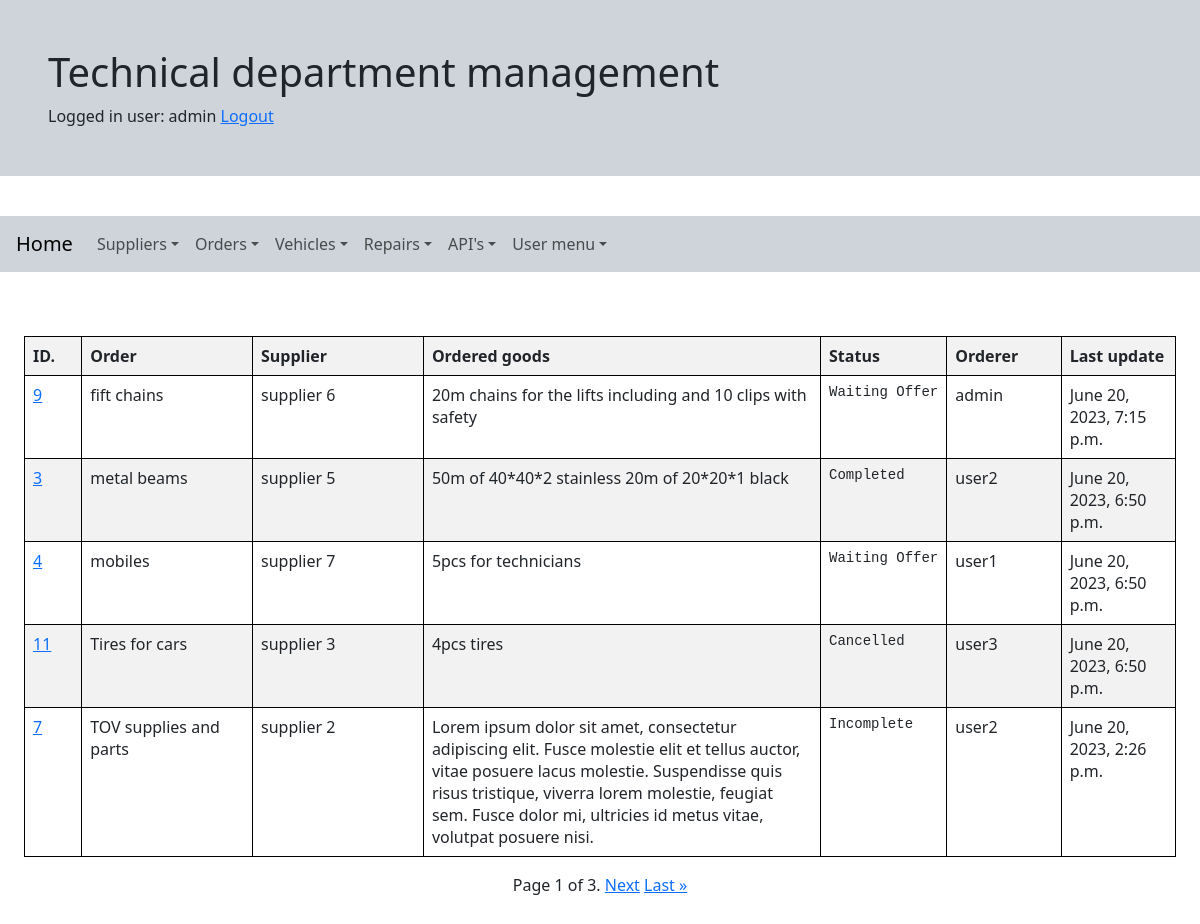
The app's page /order_list/ (signed in) with its own data.
### accounts/models.py (models this page shows)
class CustomUser(AbstractUser):
    is_technician = models.BooleanField(default=False, null=True)
    is_orderer = models.BooleanField(default=False, null=True)
    is_observer = models.BooleanField(default=False, null=True)
    def __str__(self):
        return self.username

### orders/models.py (models this page shows, shortened)
class Order(models.Model):
    ORDER_STATUS = (
        ('Waiting Offer', 'Waiting Offer'),
        ('Awaiting Delivery', 'Awaiting Delivery'),
        ('Incomplete', 'Incomplete'),
        ('Completed', 'Completed'),
        ('Cancelled', 'Cancelled')
    )
    order = models.CharField(max_length=50, verbose_name="Order title")
    order_supplier = models.ForeignKey(Supplier, on_delete=models.CASCADE)
    body = models.TextField(max_length=500, verbose_name="Ordered goods")
    author = models.ForeignKey(settings.AUTH_USER_MODEL, on_delete=models.CASCADE)
    order_status = models.CharField(max_length=20, default="Waiting Offer", choices=ORDER_STATUS, null=False)
    created_at = models.DateTimeField(auto_now_add=True)
    updated_at = models.DateTimeField(auto_now=True)

class Supplier(models.Model):
    supplier_name = models.CharField(max_length=50, null=False, unique=True)
    address = models.CharField(max_length=75)
    vat = models.CharField(max_length=20, unique=True)
    phone = models.CharField(max_length=20)
    def __str__(self):
        return self.supplier_name

### orders/views.py (the view, shortened to what this page needs)
# urls.py: path('order_list/', login_required(OrderListView.as_view()), name='order_list'),
class OrderListView(ListView):
  paginate_by = 5
  model = Order
  ordering = ['-updated_at']
  template_name = "order_list.html"

### templates/orders/order_list.html (shortened to what this page needs)
{% extends "base.html" %}
{% block content %}
<div class="container-fluid">
    {% if order_list %}
    <div class="table-responsive">
        <table class="table table-striped" style="border:1px solid black" width="90%">
            <tr>
                <div class="col-sm-1">
                    <th style="border:1px solid black; width: 5%">ID.</th>
                </div>
                <div class="col-sm-2">
                    <th style="border:1px solid black; width: 15%">Order</th>
                </div>
                <div class="col-sm-2">
                    <th style="border:1px solid black; width: 15%">Supplier</th>
                </div>
                <div class="col-sm-5">
                    <th style="border:1px solid black; width: 35%">Ordered goods</th>
                </div>
                <div class="col-sm-5">
                    <th style="border:1px solid black; width: 10%">Status</th>
                </div>
                <div class="col-sm-1">
                    <th style="border:1px solid black; width: 10%">Orderer</th>
                </div>
                <div class="col-sm-1">
                    <th style="border:1px solid black; width: 10%">Last update</th>
                </div>
            </tr>
            {% for order in order_list %}
            <tr>
                <div class="col-sm-1">
                    <td style="border:1px solid black"><a href="{% url 'order_detail' order.pk %}">{{order.pk}}</a></td>
                </div>
                <div class="col-sm-2">
                    <td style="border:1px solid black">{{ order.order }}</td>
                </div>
                <div class="col-sm-2">
                    <td style="border:1px solid black">{{ order.order_supplier }}</td>
                </div>
                <div class="col-sm-5">
                    <td style="border:1px solid black">
                        {{ order.body }}
                    </td>
                </div>
                <div class="col-sm-5">
                    <td style="border:1px solid black">
                        <pre>{{ order.order_status }}</pre>
                    </td>
                </div>
                <div class="col-sm-1">
                    <td style="border:1px solid black">{{ order.author }}</td>
                </div>
                <div class="col-sm-1">
                    <td style="border:1px solid black">{{ order.updated_at }}</td>
                </div>
            </tr>
            {% endfor %}
        </table>
    </div>
    {% include "pagination.html" %}
    {% else %}
    <div style="text-align: center">
        <h3>Order list is empty.</h3>
    </div>
    {% endif %}
</div>
{% endblock %}

### templates/base.html (shortened to what this page needs)
{% load static %}
<html lang="en">
<head>
  <link href="https://cdn.jsdelivr.net/npm/bootstrap@5.3.0/dist/css/bootstrap.min.css" rel="stylesheet"
>
</head>
<div class="row mb-2">
  <div class="p-5 mb-4 bg-dark-subtle rounded-3">
    <div class="container" style="align-content: center">
      <h1>Technical department management</h1>
    </div>
    <div class="container" style="align-content: center">
      <span>
        {% if request.user.is_authenticated %}
        Logged in user: {{ request.user }}
        <a href="{% url  'logout' %}">Logout</a>
        {% else %}
        <a href="{% url 'login' %}">Login</a>
        {% endif %}
      </span>
    </div>
  </div>
</div>
<div class="row p-2 mb-2 ">
  <nav class="navbar navbar-expand-lg bg-dark-subtle p-2 mb-4">
    <div class="container-fluid">
      <a class="navbar-brand" href="{% url 'index' %}">Home</a>
      <div class="collapse navbar-collapse" id="myNavBar">
        <ul class="navbar-nav me-auto mb-2 mb-lg-0">
          <li class="nav-item dropdown">
            <a class="nav-link dropdown-toggle" data-bs-toggle="dropdown" href="#" role="button"
              aria-expanded="false">Suppliers</a>
          </li>
          <li class="nav-item dropdown">
            <a class="nav-link dropdown-toggle" data-bs-toggle="dropdown" href="#" role="button"
              aria-expanded="false">Orders</a>
          </li>
          <li class="nav-item dropdown">
            <a class="nav-link dropdown-toggle" data-bs-toggle="dropdown" href="#" role="button"
              aria-expanded="false">Vehicles</a>
          </li>
          <li class="nav-item dropdown">
            <a class="nav-link dropdown-toggle" data-bs-toggle="dropdown" href="#" role="button"
              aria-expanded="false">Repairs</a>
          </li>
          <li class="nav-item dropdown">
            <a class="nav-link dropdown-toggle" data-bs-toggle="dropdown" href="#" role="button"
              aria-expanded="false">API's</a>
          </li>
          <li class="nav-item dropdown">
            <a class="nav-link dropdown-toggle" data-bs-toggle="dropdown" href="#" role="button"
              aria-expanded="false">User menu</a>
          </li>
        </ul>
      </div>
    </div>
  </nav>
</div>
<div class="row p-4 mb-2">
  {% block content %}{% endblock %}
</div>
</body>
</html>

### records on screen
CustomUser: user "admin"
Order: pk "9", order "fift chains", order_supplier "supplier 6", body "20m chains for the lifts including and 10 clips with safety", order_status "Waiting Offer", author "admin", updated_at "June 20, 2023, 7:15 p.m."
Order: pk "3", order "metal beams", order_supplier "supplier 5", body "50m of 40*40*2 stainless 20m of 20*20*1 black", order_status "Completed", author "user2", updated_at "June 20, 2023, 6:50 p.m."
Order: pk "4", order "mobiles", order_supplier "supplier 7", body "5pcs for technicians", order_status "Waiting Offer", author "user1", updated_at "June 20, 2023, 6:50 p.m."
Order: pk "11", order "Tires for cars", order_supplier "supplier 3", body "4pcs tires", order_status "Cancelled", author "user3", updated_at "June 20, 2023, 6:50 p.m."
Order: pk "7", order "TOV supplies and parts", order_supplier "supplier 2", body "Lorem ipsum dolor sit amet, consectetur adipiscing elit. Fusce molestie elit et tellus auctor, vitae posuere lacus molestie. Suspendisse quis risus tristique, viverra lorem molestie, feugiat sem. Fusce dolor mi, ultricies id metus vitae, volutpat posuere nisi.", order_status "Incomplete", author "user2", updated_at "June 20, 2023, 2:26 p.m."

### other values on screen
{{ page_obj.number }} "1"
{{ page_obj.paginator.num_pages }} "3"
